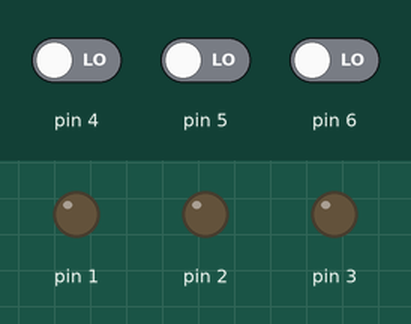
Bench run of a sketch on a simulated Arduino Uno, built with avr-gcc and run on an emulated ATmega328P. On the bench: output pins drawn as LEDs (lit = HIGH). The inputs (shaded band) are chosen by the test bench; at power-on: pin 4 LOW, pin 5 LOW, pin 6 LOW.

Above: at 1.2 s.
1.3 s: pin 4 driven HIGH
At 1.6 s:
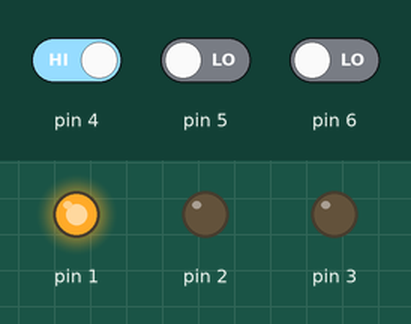
2.8 s: pin 5 driven HIGH
At 4.0 s:
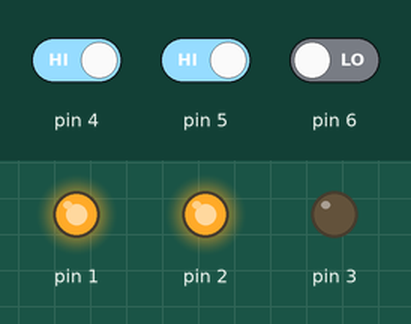
4.3 s: pin 6 driven HIGH
At 5.1 s:
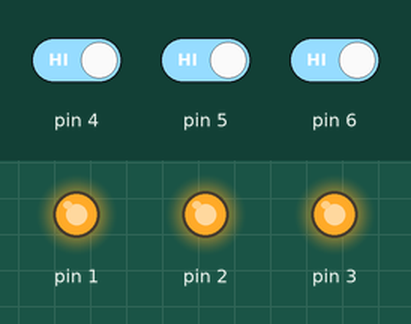
5.8 s: pin 4 driven LOW
At 6.4 s:
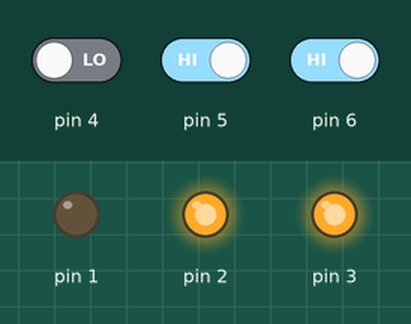
7.3 s: pin 5 driven LOW
At 8.5 s:
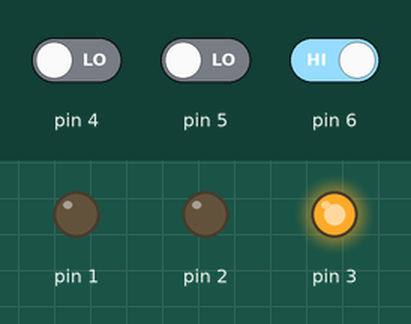
8.8 s: pin 4 driven HIGH
At 9.9 s:
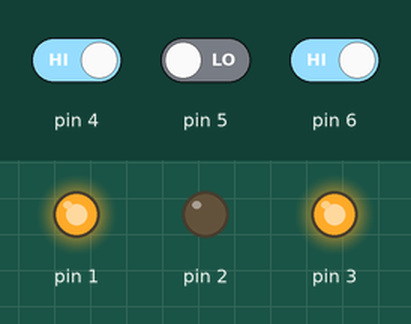
Timing chart, 0 to 11.3 s (numbered marks = the images above; inputs shaded):
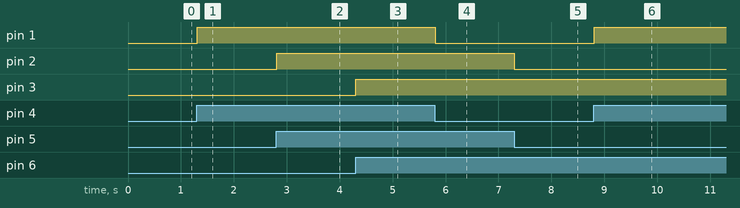

Measured:
- after the input at 1.3 s, pin 1: LOW → HIGH at once
- after the input at 2.8 s, pin 2: LOW → HIGH at once
- after the input at 4.3 s, pin 3: LOW → HIGH at once
- after the input at 5.8 s, pin 1: HIGH → LOW at once
- after the input at 7.3 s, pin 2: HIGH → LOW at once
- after the input at 8.8 s, pin 1: LOW → HIGH at once

The sketch:

mighty_juttuli_bombul1.ino
```cpp
// C++ code
//
void setup()
{
  pinMode(4, INPUT);
  pinMode(1, OUTPUT);
  pinMode(5, INPUT);
  pinMode(2, OUTPUT);
  pinMode(6, INPUT);
  pinMode(3, OUTPUT);
}

void loop()
{
  if (digitalRead(4) == HIGH) {
    digitalWrite(1, HIGH);
  } else {
    digitalWrite(1, LOW);
  }
  if (digitalRead(5) == HIGH) {
    digitalWrite(2, HIGH);
  } else {
    digitalWrite(2, LOW);
  }
  if (digitalRead(6) == HIGH) {
    digitalWrite(3, HIGH);
  } else {
    digitalWrite(3, LOW);
  }
  delay(10); // Delay a little bit to improve simulation performance
}
```
